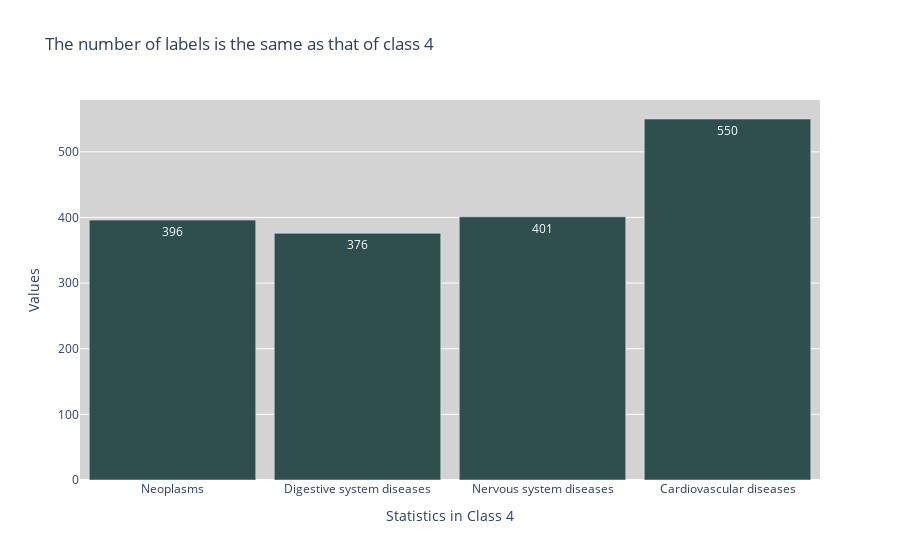

This figure's notebook cell:
### Code cell
# Show the number of duplicate data of Class 4 compared to the remaining classes

labels = list(class_mapping.values())
labels.remove(labels[4])
values = [len(a_id_df0_4), len(b_id_df1_3), len(c_id_df2_2), len(d_id_df3_1)]

visualize_multilabel(labels,
                     values,
                     title='The number of labels is the same as that of class 4',
                     x_title='Statistics in Class 4'
                    )

### Figure 1 — Plotly figure (JSON) as saved in the notebook; plotly's stock layout.template omitted (floating-point values rounded to 4 significant figures)
{"data": [{"marker": {"color": "darkslategray"}, "text": ["396", "376", "401", "550"], "textposition": "auto", "type": "bar", "x": ["Neoplasms", "Digestive system diseases", "Nervous system diseases", "Cardiovascular diseases"], "y": [396, 376, 401, 550]}], "layout": {"autosize": true, "bargap": 0.1, "coloraxis": {"colorbar": {"title": {"text": "Values"}}}, "plot_bgcolor": "lightgray", "title": {"text": "The number of labels is the same as that of class 4"}, "xaxis": {"autorange": true, "range": [-0.5, 3.5], "title": {"text": "Statistics in Class 4"}, "type": "category"}, "yaxis": {"autorange": true, "range": [0, 578.9], "title": {"text": "Values"}, "type": "linear"}}}
